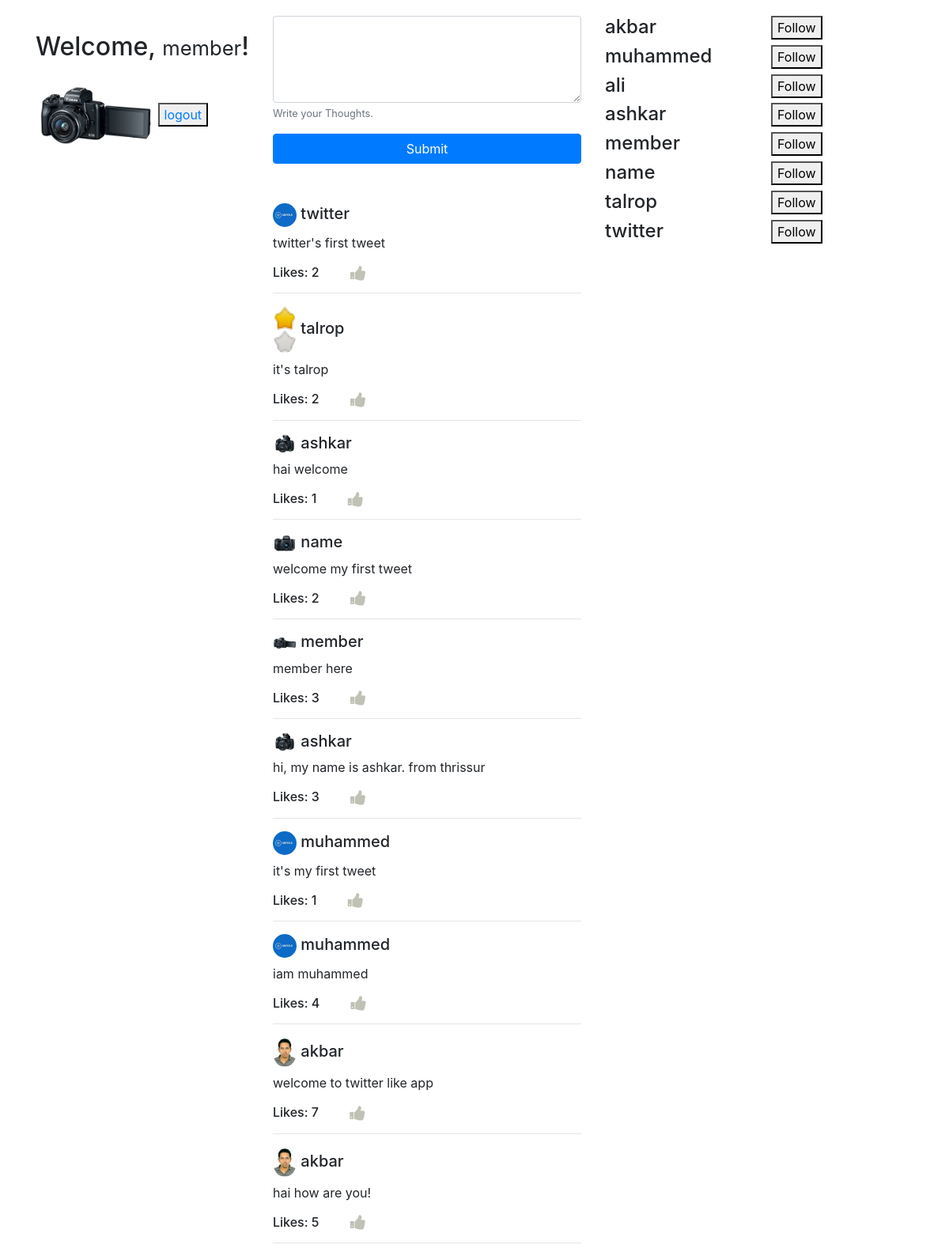
Screenshot of / (signed in) with the database file from the repository.
### twitter/models.py (models this page shows, shortened)
class Profile(models.Model):
    user = models.ForeignKey(User, on_delete=models.CASCADE)
    profile_pic = models.ImageField()

class ThoughtTweet(models.Model):
    user = models.ForeignKey(Profile, on_delete=models.CASCADE)
    tweet = models.TextField(max_length=255)
    likes = models.ManyToManyField(User,related_name='likes',blank=True)
    def total_likes(self):
        total = self.likes.count()
        return total

### twitter/views.py (the view, shortened to what this page needs)
# urls.py: path('', ThoughtSharing.as_view(), name = 'tweet'),
class ThoughtSharing(View):
    def get(self, *args, **kwargs):
        thoughts = ThoughtTweet.objects.order_by('-id')
        if self.request.user.is_authenticated :
            form = TweetForm()
            profile = Profile.objects.get(user=self.request.user)
        else:
            form = ''
            profile = ''
        users = Profile.objects.all()
        context = {
            'thoughts':thoughts,
            'form':form,
            'profile':profile,
            'users':users,
        }
        return render(self.request, "twitter/tweet.html", context)

### twitter/forms.py
class TweetForm(forms.ModelForm):
    class Meta:
        model = ThoughtTweet
        fields = ('tweet',)
        widgets = {
          'tweet': forms.Textarea(attrs={'rows':4, 'cols':40}),
        }
        labels = {
            'tweet': '',
        }
        help_texts = {
            'tweet': ('Write your Thoughts.'),
        }

### twitter/templates/twitter/tweet.html
{% extends 'twitter/base.html' %} {% load crispy_forms_tags %} {% load static %}
{% block content %}
<div class="container">
  <div class="row">
    <div class="profile" style="margin-top: 40px;">
    <div class="col">
      {% if user.is_authenticated %}
      <h2>
        Welcome, <small>{{ user.username }}</small>!
      </h2>
      <img src="{{ profile.profile_pic.url }}"/>
      <button><a href="{% url 'logout' %}">logout</a></button>
      {% else %}
        <h5>Login  <a href="{% url 'login' %}">login</a></h5>
        <h6>New User? <a href="{% url 'signup' %}">Sign Up</a></h6>
      {% endif %}
    </div>
    </div>
    <div class="col">
        <div class="form" style="margin-top: 20px; margin-bottom: 50px;">
        {% if form != '' %}
        <form action="" method="post" enctype="multipart/form-data">
            {% csrf_token %} {{ form|crispy }}
            <button type="submit" class="btn btn-primary btn-block">
              Submit
            </button>
        </form>
        {% endif %}
        </div>
        <div class="thoughts">
            {% for tweet in thoughts %}
                <h5><img src="{{ tweet.user.profile_pic.url }}"/> {{ tweet.user.user.username }}</h5>
                <p> {{ tweet.tweet }}</p>
                <h6>Likes: {{ tweet.total_likes }} <a href="{% url 'tweet_like' tweet.id %}">
                <span style="padding-left: 35px; color: #bfc2b4; cursor: pointer;">
                <i class="fa fa-thumbs-up fa-lg" aria-hidden="true"></i>
                </span></a></h6>
            <hr>
            {% endfor %}
        </div>
    </div>
    <div class="col">
        <div class="users" style="margin-top: 20px;">
        {% for user in users %}
        <div class=row>
            <div class="col">
                <h4>{{ user.user.username }}</h4>
            </div>
            <div class="col">
                <button>Follow</button>
            </div>
        </div>
        {% endfor %}
    </div>
    </div>
  </div>
</div>
{% endblock %}

### static/css/style.css (style rules this page uses)
.profile img { width : 150px; border-radius : 100%; }
.thoughts img { width: 30px; border-radius: 100%; }

### rows the page displays
Profile: profile_pic (picture), user.username "member"
ThoughtTweet: user.profile_pic (picture), user.user.username "twitter", tweet "twitter's first tweet", total_likes "2"
ThoughtTweet: user.profile_pic (picture), user.user.username "talrop", tweet "it's talrop", total_likes "2"
ThoughtTweet: user.profile_pic (picture), user.user.username "ashkar", tweet "hai welcome", total_likes "1"
ThoughtTweet: user.profile_pic (picture), user.user.username "name", tweet "welcome my first tweet", total_likes "2"
ThoughtTweet: user.profile_pic (picture), user.user.username "member", tweet "member here", total_likes "3"
ThoughtTweet: user.profile_pic (picture), user.user.username "ashkar", tweet "hi, my name is ashkar. from thrissur", total_likes "3"
ThoughtTweet: user.profile_pic (picture), user.user.username "muhammed", tweet "it's my first tweet", total_likes "1"
ThoughtTweet: user.profile_pic (picture), user.user.username "muhammed", tweet "iam muhammed", total_likes "4"
ThoughtTweet: user.profile_pic (picture), user.user.username "akbar", tweet "welcome to twitter like app", total_likes "7"
ThoughtTweet: user.profile_pic (picture), user.user.username "akbar", tweet "hai how are you!", total_likes "5"
Profile: user.username "akbar"
Profile: user.username "muhammed"
Profile: user.username "ali"
Profile: user.username "ashkar"
Profile: user.username "name"
Profile: user.username "talrop"
Profile: user.username "twitter"

### other values shown
{{ user.username }} "member"
